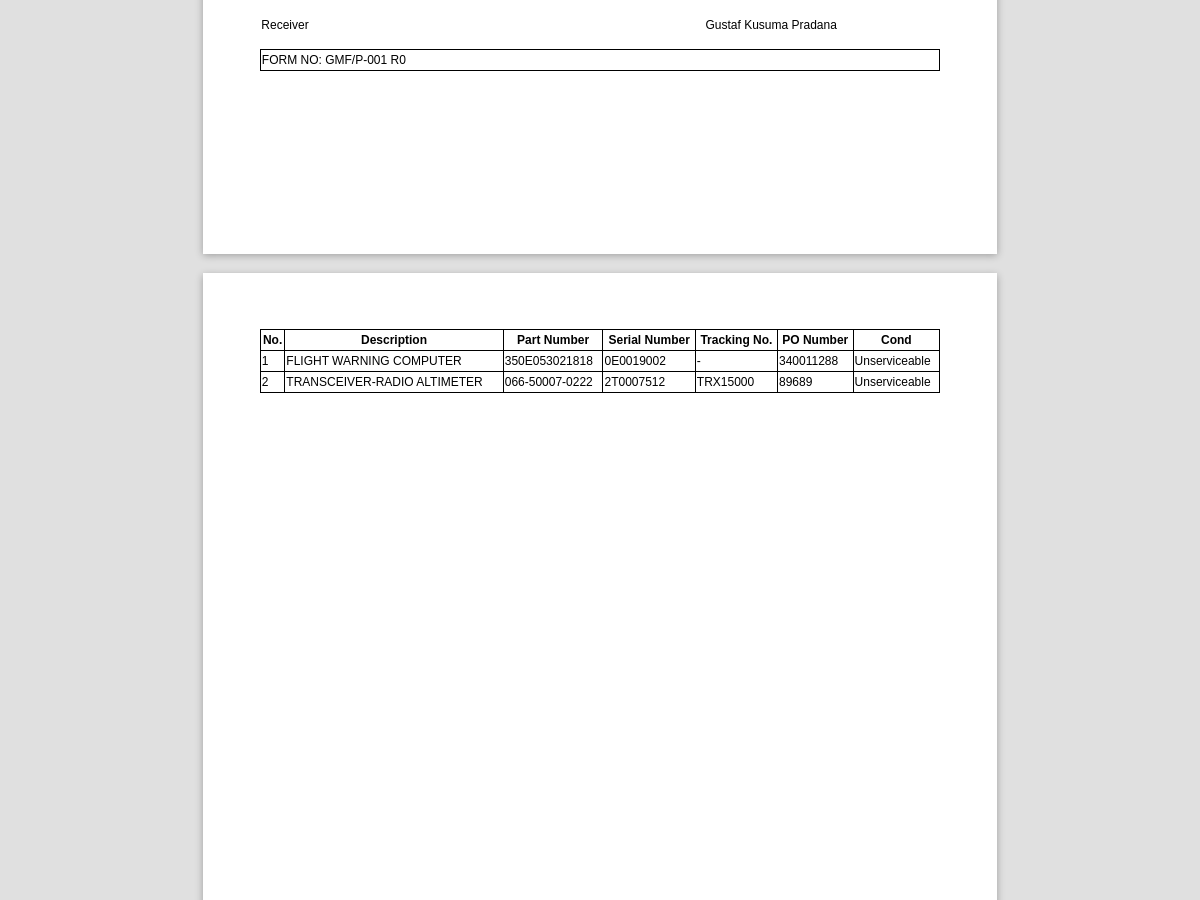
/pages/forms/shipment_order_sheet.php?id=129 (middle part), run on an earlier commit of the app's database.
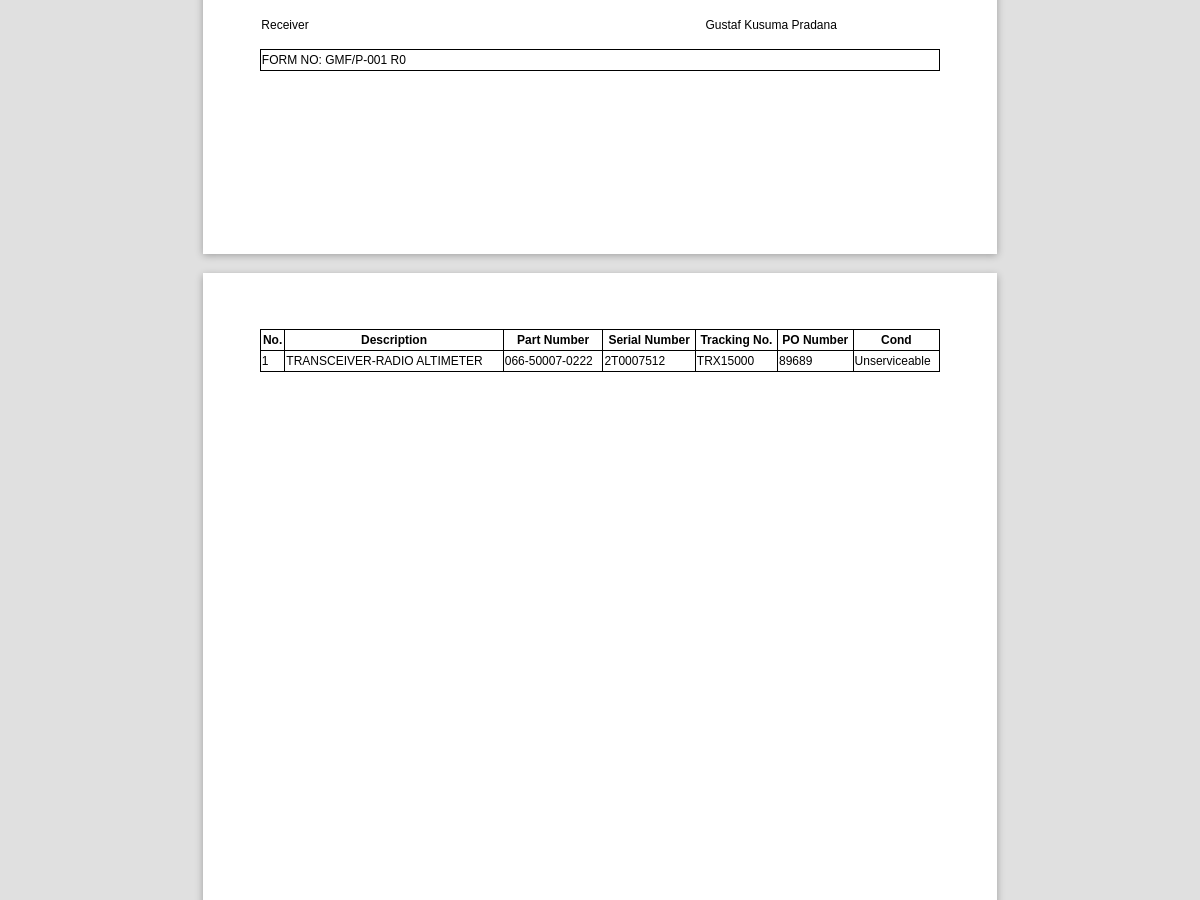
And on a later commit of the database.
### tables this page shows
CREATE TABLE `master_order` (
  `id_order` int(100) NOT NULL,
  `entry_date` date DEFAULT NULL,
  `req_scheme` varchar(10) DEFAULT NULL,
  `tracking_no` varchar(10) DEFAULT NULL,
  `po_number` varchar(10) DEFAULT NULL,
  `part_number` varchar(50) NOT NULL,
  `description` varchar(100) DEFAULT NULL,
  `pr` varchar(10) DEFAULT NULL,
  `aircraft` varchar(6) DEFAULT NULL,
  `note` text DEFAULT NULL,
  `vendor` varchar(50) DEFAULT NULL,
  `repair_tat` varchar(100) DEFAULT NULL,
  `po_date` date DEFAULT NULL,
  `awb_in` varchar(15) DEFAULT '',
  `awb_date` date DEFAULT NULL,
  `eta` date DEFAULT NULL,
  `gr_date` date DEFAULT NULL,
  `serial_number` varchar(30) DEFAULT NULL,
  `serv_batch` char(10) DEFAULT NULL,
  `date_store` date DEFAULT NULL,
  `pn_out` varchar(30) DEFAULT NULL,
  `sn_out` varchar(30) DEFAULT NULL,
  `core_batch` char(10) DEFAULT NULL,
  `shipment_order_date` date DEFAULT NULL,
  `awb_out` varchar(15) DEFAULT NULL,
  `awb_out_date` date DEFAULT NULL,
  `core_cond` varchar(13) DEFAULT NULL,
  `serv_status` varchar(20) NOT NULL DEFAULT 'Waiting AWB',
  `created_by` varchar(50) DEFAULT NULL,
  `ca_date` date DEFAULT NULL,
  `invoice` varchar(20) DEFAULT NULL,
  `repair_cost` decimal(10,2) NOT NULL DEFAULT 0.00,
  `other_cost` decimal(10,2) NOT NULL DEFAULT 0.00,
  `total_cost` decimal(10,2) NOT NULL DEFAULT 0.00
);

### pages/forms/shipment_order_sheet.php (the view, shortened to what this page needs)
<?php
 include('../../conf/conn.php');
 $id = $_GET['id'];
 $datas = mysqli_query($koneksi, "SELECT * FROM shipment_order WHERE id_shipment_order='$id'") or die(mysqli_error($koneksi));
 $item = mysqli_fetch_assoc($datas)
?>
<!DOCTYPE html>
<html lang="en">
<head>
    <link rel="stylesheet" href="../../plugins/paper.css">
</head>
<body class="A4">
<section class="sheet padding-15mm">
    <table width="100%" class="table2">
        <tr>
            <td style="height:80px; border: 0px;">---TTD---</td>
            <td style="border:0px;"></td>
            <td style="border:0px;">---TTD---</td>
        </tr>
        <tr>
            <td style="border:0px; height: 30px; vertical-align: top;">Receiver</td>
            <td style="border:0px;"></td>
            <td style="border:0px; vertical-align: top;"><?php echo nl2br($item['created_by']); ?></td>
        </tr>
        <tr>
            <td colspan="3">FORM NO: GMF/P-001 R0</td>
        </tr>
    </table>
</section>
</body>
<body class="A4">
    <section class="sheet padding-15mm">
        <table width="100%" style="font-family:'Calibri'">
            <tr>
                <th>No.</th>
                <th>Description</th>
                <th>Part Number</th>
                <th>Serial Number</th>
                <th>Tracking No.</th>
                <th>PO Number</th>
                <th>Cond</th>
            </tr>
            <?php
            $vendorlist = $item['vendor'];
            $createdby = $item['created_by'];
            $shipmentdate = $item['shipment_order_date'];
            $datas2 = mysqli_query($koneksi, "SELECT * FROM master_order WHERE vendor='$vendorlist' AND created_by='$createdby' AND shipment_order_date='$shipmentdate' ") or die(mysqli_error($koneksi));
            $no = 1;
            while($row = mysqli_fetch_assoc($datas2)) {
            ?>
            <tr>
                <td><?= $no; ?></td>
                <td><?= $row['description']; ?></td>
                <td><?= $row['pn_out']; ?></td>
                <td><?= $row['sn_out']; ?></td>
                <td><?= $row['tracking_no']; ?></td>
                <td><?= $row['po_number']; ?></td>
                <td><?= $row['core_cond']; ?></td>
            </tr>
            <?php $no++; } ?>
        </table>
    </section>
    </body>
</html>

What changed in the data, as far as the page shows it:
no longer on this page (row edited): master_order: description "FLIGHT WARNING COMPUTER", pn_out "350E053021818", sn_out "0E0019002", tracking_no "-", po_number "340011288", core_cond "Unserviceable"
